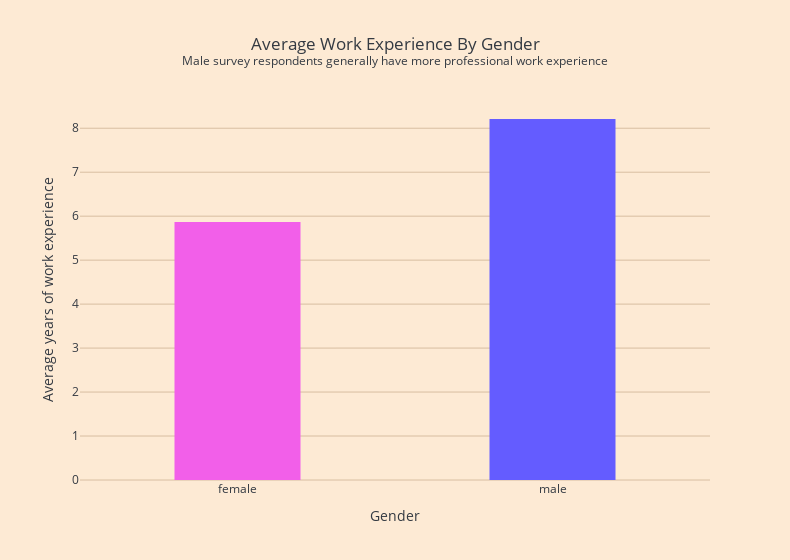

Notebook source saved alongside this figure:
### Code cell
df = pd.read_parquet('../data/SO_2014_2022.pq')

avg_work_experience = df.groupby('Gender')['YearsCodePro'].mean().reset_index()

fig = px.bar(
    avg_work_experience,
    x='Gender',
    y='YearsCodePro',
    color='Gender',
    labels={
        'Gender': 'Gender',
        'YearsCodePro': 'Average years of work experience'
    },
    color_discrete_map={
        'male': '#645cff',
        'female': '#f25fe9'
    },
    title='Average Work Experience By Gender<br><sup>Male survey respondents generally have more professional work experience</sup>',
    width=790,
)

fig.update_traces(
    width=0.4,
    showlegend=False,
    hoverlabel={'font_color': 'white', 'bordercolor': 'white'}
)

for trace in fig.data:
    trace.hovertemplate = '<b>' + trace.name.capitalize() + '</b><br>Average work experience: %{y:.1f} years<extra></extra>'

# fig.add_annotation(x=1, y=0,
#                    xref="paper", yref="paper",
#                    align='right',
#                    showarrow=False,
#                    xanchor='right', yanchor='bottom',
#                    text='some fancy caption here')

fig.show()

### Figure 1 — Plotly figure (JSON) as saved in the notebook; plotly's stock layout.template omitted (floating-point values rounded to 4 significant figures)
{"data": [{"alignmentgroup": "True", "hoverlabel": {"bordercolor": "white", "font": {"color": "white"}}, "hovertemplate": "<b>Female</b><br>Average work experience: %{y:.1f} years<extra></extra>", "legendgroup": "female", "marker": {"color": "#f25fe9", "pattern": {"shape": ""}}, "name": "female", "offsetgroup": "female", "orientation": "v", "showlegend": false, "textposition": "auto", "type": "bar", "width": 0.4, "x": ["female"], "xaxis": "x", "y": [5.865], "yaxis": "y"}, {"alignmentgroup": "True", "hoverlabel": {"bordercolor": "white", "font": {"color": "white"}}, "hovertemplate": "<b>Male</b><br>Average work experience: %{y:.1f} years<extra></extra>", "legendgroup": "male", "marker": {"color": "#645cff", "pattern": {"shape": ""}}, "name": "male", "offsetgroup": "male", "orientation": "v", "showlegend": false, "textposition": "auto", "type": "bar", "width": 0.4, "x": ["male"], "xaxis": "x", "y": [8.21], "yaxis": "y"}], "layout": {"barmode": "relative", "legend": {"title": {"text": "Gender"}, "tracegroupgap": 0}, "title": {"text": "Average Work Experience By Gender<br><sup>Male survey respondents generally have more professional work experience</sup>"}, "width": 790, "xaxis": {"anchor": "y", "categoryarray": ["female", "male"], "categoryorder": "array", "domain": [0, 1], "title": {"text": "Gender"}}, "yaxis": {"anchor": "x", "domain": [0, 1], "title": {"text": "Average years of work experience"}}}}
